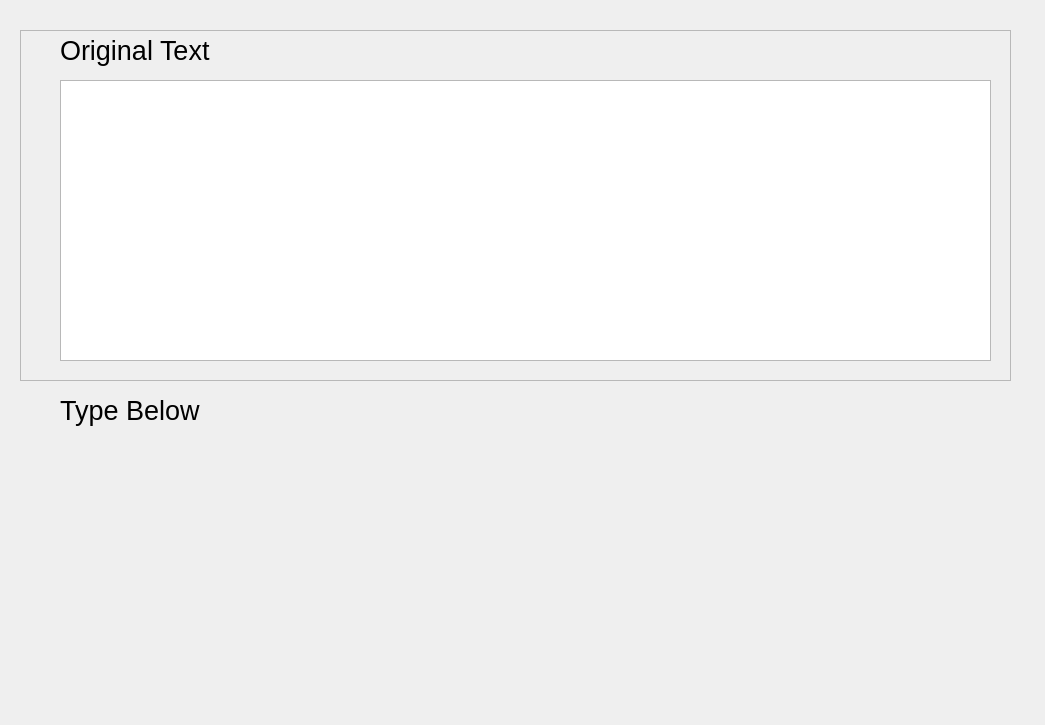
<?xml version="1.0" encoding="UTF-8"?>
<ui version="4.0">
 <class>Form</class>
 <widget class="QWidget" name="Form">
  <property name="geometry">
   <rect>
    <x>0</x>
    <y>0</y>
    <width>1045</width>
    <height>725</height>
   </rect>
  </property>
  <property name="windowTitle">
   <string>Form</string>
  </property>
  <widget class="QTextEdit" name="originalText">
   <property name="geometry">
    <rect>
     <x>60</x>
     <y>80</y>
     <width>931</width>
     <height>281</height>
    </rect>
   </property>
   <property name="readOnly">
    <bool>true</bool>
   </property>
  </widget>
  <widget class="QLabel" name="userInputLabel">
   <property name="geometry">
    <rect>
     <x>60</x>
     <y>380</y>
     <width>461</width>
     <height>61</height>
    </rect>
   </property>
   <property name="font">
    <font>
     <pointsize>20</pointsize>
    </font>
   </property>
   <property name="text">
    <string>Type Below</string>
   </property>
  </widget>
  <widget class="QLabel" name="originalTextLabel">
   <property name="geometry">
    <rect>
     <x>60</x>
     <y>30</y>
     <width>421</width>
     <height>41</height>
    </rect>
   </property>
   <property name="font">
    <font>
     <pointsize>20</pointsize>
    </font>
   </property>
   <property name="text">
    <string>Original Text</string>
   </property>
  </widget>
  <widget class="QFrame" name="frame">
   <property name="geometry">
    <rect>
     <x>20</x>
     <y>30</y>
     <width>991</width>
     <height>351</height>
    </rect>
   </property>
   <property name="font">
    <font>
     <pointsize>25</pointsize>
    </font>
   </property>
   <property name="frameShape">
    <enum>QFrame::StyledPanel</enum>
   </property>
   <property name="frameShadow">
    <enum>QFrame::Raised</enum>
   </property>
   <property name="lineWidth">
    <number>20</number>
   </property>
  </widget>
  <widget class="QWidget" name="verticalLayoutWidget">
   <property name="geometry">
    <rect>
     <x>60</x>
     <y>450</y>
     <width>931</width>
     <height>241</height>
    </rect>
   </property>
   <layout class="QVBoxLayout" name="userInputLayout"/>
  </widget>
 </widget>
 <resources/>
 <connections/>
</ui>
